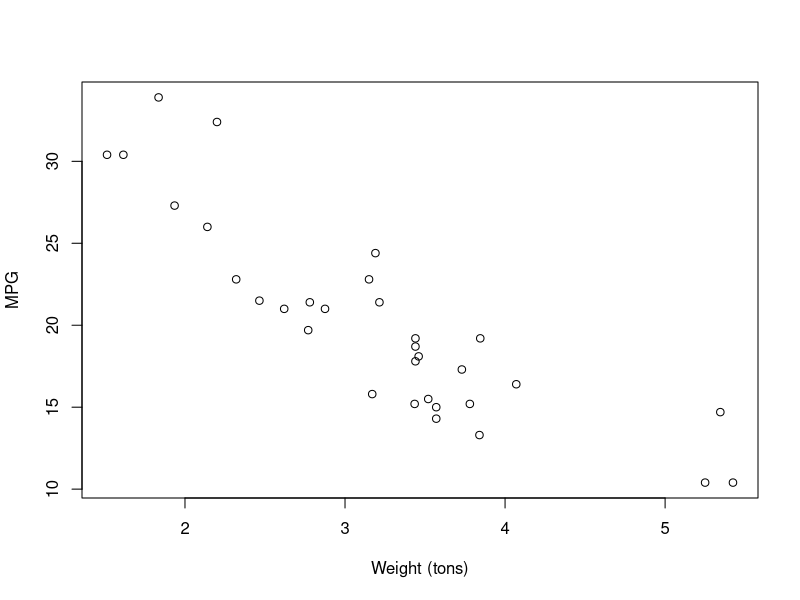

This chart was generated by the following R code:
## ---- chunk 1
2 + 2
5 - 2
2 * 3
2^4
2^(1/2)
sqrt(2)
(1/51 + 1/49)^(1/2)
7.2 + 2 * 2.1 / sqrt(101) 
## ---- chunk 2
7.2 - 2 * 2.1 / sqrt(101) 
## ---- chunk 3
x <- 7 # assign 7 to the variable x
x # print value of x
y <- 3  
y
x + y
## ---- chunk 4
z = -1
z
## ---- chunk 5
x <- c(1, 2, 3, 47)
y <- c(1, -1, 2, -2)
## ---- chunk 6
x + y
x * y
2*x # multiplies each element by 2
x/2 # divides each element by 2
x^2 # squares each element of the vector
## ---- chunk 7
x <- 1:10
x
y <- seq(2, 20, by=2)
y
z <- seq(0, 1, by=0.1)
z
## ---- chunk 8
age <- c(54, 40, 53, 26, 56, 52, 28, 39, 15, 17)
length(age) # length of vector
min(age)
max(age)
mean(age)
median(age)
sd(age) # standard deviation
## ---- chunk 9
summary(age)
## ---- chunk 10
age <- c(54, 40, 53, 26, 56, 52, 28, 39, 15, 17)
age[1]
age[4]
age[1:4]
age[c(1, 4)]
## ---- chunk 11
head(mtcars) # preview first several rows
## ---- chunk 12
nrow(mtcars) # number of rows
ncol(mtcars) # number of columns
dim(mtcars) # dimension 
## ---- chunk 13
names(mtcars) # names of the columns (variables)
row.names(mtcars) # names of the rows (car models)
## ---- chunk 14
mtcars$mpg
## ---- chunk 15
summary(mtcars$mpg)
## ---- chunk 16
mtcars[1, ] # extract first row
mtcars[, 1] # extract first column
mtcars[2, 3] # extract element in the second row and third column
mtcars[2:3, ] # extract second and third row
## ---- chunk 17
plot(mtcars$wt, mtcars$mpg, xlab="Weight (tons)", ylab="MPG")
## ---- chunk 18
x <- c(1, 0.5) # numeric
x <- 1:10 # integer
x <- c("a", "b", "c") # character
x <- c(TRUE, FALSE) # logical
## ---- chunk 19
y <- c(TRUE, TRUE, FALSE, FALSE)
class(y)
## ---- chunk 20
letters
class(letters)
## ---- chunk 21
x <- c("a", 2)
x
class(x)
## ---- chunk 22
x <- c(2, 7, 100, -1, 5)
which.max(x)
which.min(x)
## ---- chunk 23
mtcars[which.min(mtcars$mpg), ]
## ---- chunk 24
mtcars[which.max(mtcars$mpg), ]
## ---- chunk 25
x <- c(1, 0, FALSE, TRUE)
y <- c(1, 2, "three")
z <- c("TRUE", FALSE)
